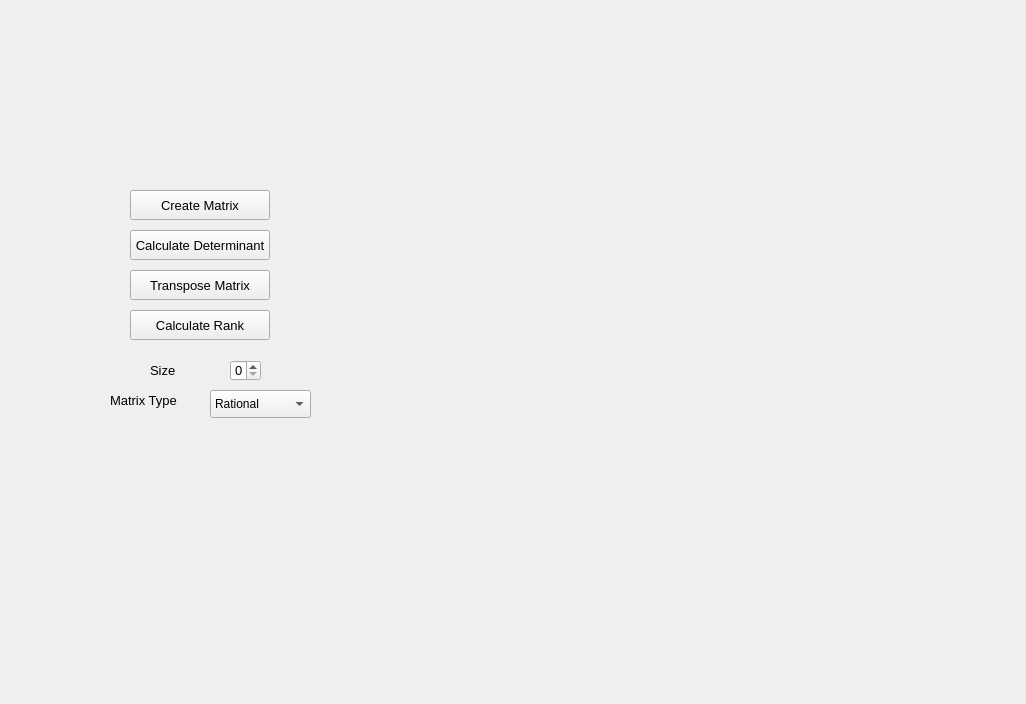
<?xml version="1.0" encoding="UTF-8"?>
<ui version="4.0">
 <class>Interface</class>
 <widget class="QWidget" name="Interface">
  <property name="geometry">
   <rect>
    <x>0</x>
    <y>0</y>
    <width>1026</width>
    <height>704</height>
   </rect>
  </property>
  <property name="windowTitle">
   <string>Interface</string>
  </property>
  <widget class="QPushButton" name="detButton">
   <property name="geometry">
    <rect>
     <x>130</x>
     <y>230</y>
     <width>140</width>
     <height>30</height>
    </rect>
   </property>
   <property name="font">
    <font>
     <pointsize>10</pointsize>
    </font>
   </property>
   <property name="text">
    <string>Calculate Determinant</string>
   </property>
  </widget>
  <widget class="QPushButton" name="rankButton">
   <property name="geometry">
    <rect>
     <x>130</x>
     <y>310</y>
     <width>140</width>
     <height>30</height>
    </rect>
   </property>
   <property name="font">
    <font>
     <pointsize>10</pointsize>
    </font>
   </property>
   <property name="text">
    <string>Calculate Rank</string>
   </property>
  </widget>
  <widget class="QPushButton" name="transposeButton">
   <property name="geometry">
    <rect>
     <x>130</x>
     <y>270</y>
     <width>140</width>
     <height>30</height>
    </rect>
   </property>
   <property name="font">
    <font>
     <pointsize>10</pointsize>
    </font>
   </property>
   <property name="text">
    <string>Transpose Matrix</string>
   </property>
  </widget>
  <widget class="QLabel" name="label">
   <property name="geometry">
    <rect>
     <x>150</x>
     <y>350</y>
     <width>101</width>
     <height>41</height>
    </rect>
   </property>
   <property name="font">
    <font>
     <pointsize>10</pointsize>
    </font>
   </property>
   <property name="text">
    <string>Size</string>
   </property>
  </widget>
  <widget class="QSpinBox" name="sizeBox">
   <property name="geometry">
    <rect>
     <x>230</x>
     <y>360</y>
     <width>31</width>
     <height>21</height>
    </rect>
   </property>
   <property name="font">
    <font>
     <pointsize>10</pointsize>
    </font>
   </property>
  </widget>
  <widget class="QPushButton" name="createButton">
   <property name="geometry">
    <rect>
     <x>130</x>
     <y>190</y>
     <width>140</width>
     <height>30</height>
    </rect>
   </property>
   <property name="font">
    <font>
     <pointsize>10</pointsize>
    </font>
   </property>
   <property name="text">
    <string>Create Matrix</string>
   </property>
  </widget>
  <widget class="QComboBox" name="comboBox">
   <property name="geometry">
    <rect>
     <x>210</x>
     <y>390</y>
     <width>101</width>
     <height>28</height>
    </rect>
   </property>
   <item>
    <property name="text">
     <string>Rational</string>
    </property>
   </item>
   <item>
    <property name="text">
     <string>Complex</string>
    </property>
   </item>
   <item>
    <property name="text">
     <string>Real</string>
    </property>
   </item>
  </widget>
  <widget class="QLabel" name="label_2">
   <property name="geometry">
    <rect>
     <x>110</x>
     <y>380</y>
     <width>101</width>
     <height>41</height>
    </rect>
   </property>
   <property name="font">
    <font>
     <pointsize>10</pointsize>
    </font>
   </property>
   <property name="text">
    <string>Matrix Type</string>
   </property>
  </widget>
 </widget>
 <resources/>
 <connections/>
</ui>
